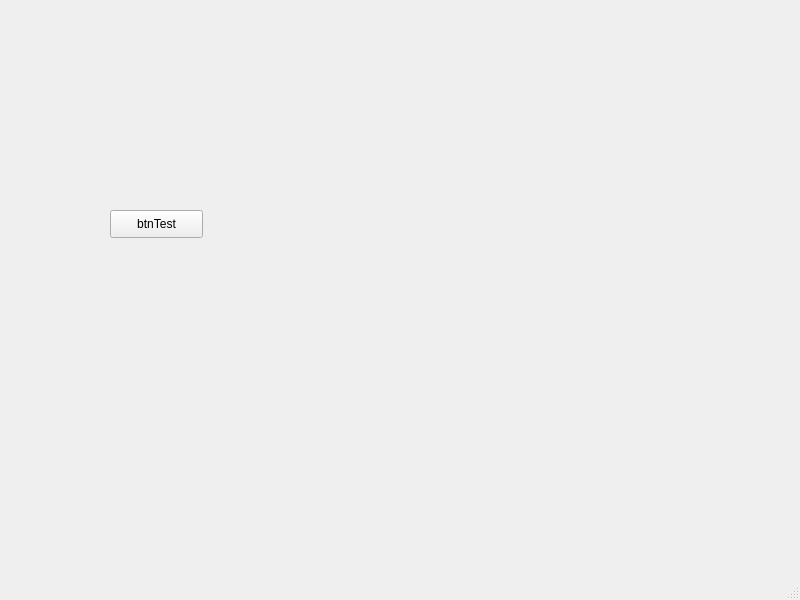
<?xml version="1.0" encoding="UTF-8"?>
<ui version="4.0">
 <class>MainWindow</class>
 <widget class="QMainWindow" name="MainWindow">
  <property name="geometry">
   <rect>
    <x>0</x>
    <y>0</y>
    <width>800</width>
    <height>600</height>
   </rect>
  </property>
  <property name="windowTitle">
   <string>MainWindow</string>
  </property>
  <widget class="QWidget" name="centralwidget">
   <widget class="QPushButton" name="btnTest">
    <property name="geometry">
     <rect>
      <x>110</x>
      <y>210</y>
      <width>93</width>
      <height>28</height>
     </rect>
    </property>
    <property name="text">
     <string>btnTest</string>
    </property>
   </widget>
  </widget>
  <widget class="QMenuBar" name="menubar">
   <property name="geometry">
    <rect>
     <x>0</x>
     <y>0</y>
     <width>800</width>
     <height>26</height>
    </rect>
   </property>
  </widget>
  <widget class="QStatusBar" name="statusbar"/>
 </widget>
 <resources/>
 <connections/>
</ui>
